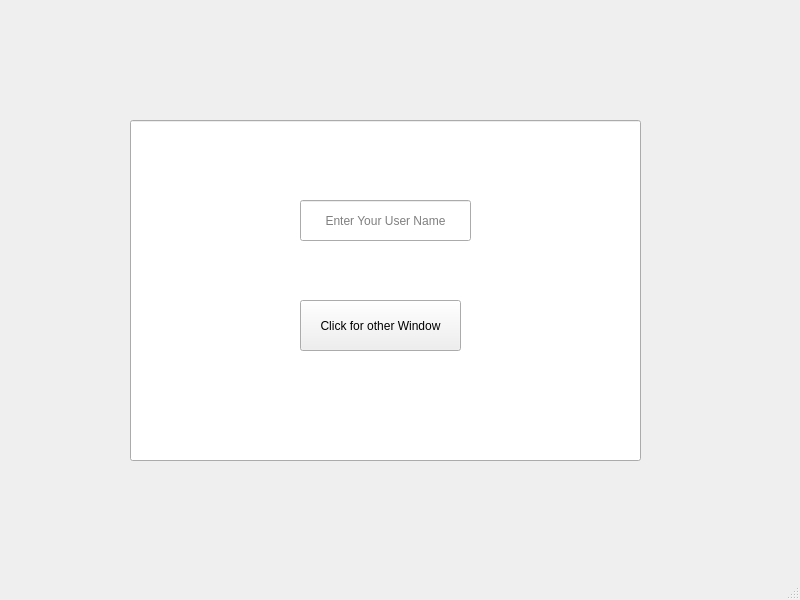
<?xml version="1.0" encoding="UTF-8"?>
<ui version="4.0">
 <class>Button_With_UserName</class>
 <widget class="QMainWindow" name="Button_With_UserName">
  <property name="geometry">
   <rect>
    <x>0</x>
    <y>0</y>
    <width>800</width>
    <height>600</height>
   </rect>
  </property>
  <property name="windowTitle">
   <string>Button_With_UserName</string>
  </property>
  <widget class="QWidget" name="centralwidget">
   <widget class="QLineEdit" name="lineEdit">
    <property name="geometry">
     <rect>
      <x>130</x>
      <y>120</y>
      <width>511</width>
      <height>341</height>
     </rect>
    </property>
    <property name="focusPolicy">
     <enum>Qt::StrongFocus</enum>
    </property>
   </widget>
   <widget class="QPushButton" name="pushButton">
    <property name="geometry">
     <rect>
      <x>300</x>
      <y>300</y>
      <width>161</width>
      <height>51</height>
     </rect>
    </property>
    <property name="text">
     <string>Click for other Window</string>
    </property>
   </widget>
   <widget class="QLineEdit" name="lineEdit_2">
    <property name="geometry">
     <rect>
      <x>300</x>
      <y>200</y>
      <width>171</width>
      <height>41</height>
     </rect>
    </property>
    <property name="focusPolicy">
     <enum>Qt::ClickFocus</enum>
    </property>
    <property name="text">
     <string/>
    </property>
    <property name="alignment">
     <set>Qt::AlignCenter</set>
    </property>
    <property name="placeholderText">
     <string>Enter Your User Name</string>
    </property>
   </widget>
  </widget>
  <widget class="QMenuBar" name="menubar">
   <property name="geometry">
    <rect>
     <x>0</x>
     <y>0</y>
     <width>800</width>
     <height>36</height>
    </rect>
   </property>
  </widget>
  <widget class="QStatusBar" name="statusbar"/>
 </widget>
 <resources/>
 <connections/>
</ui>
